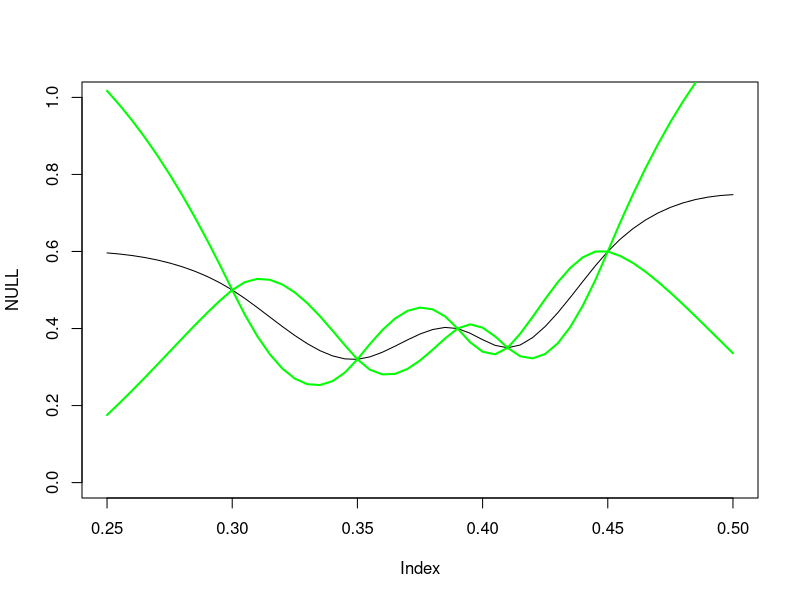
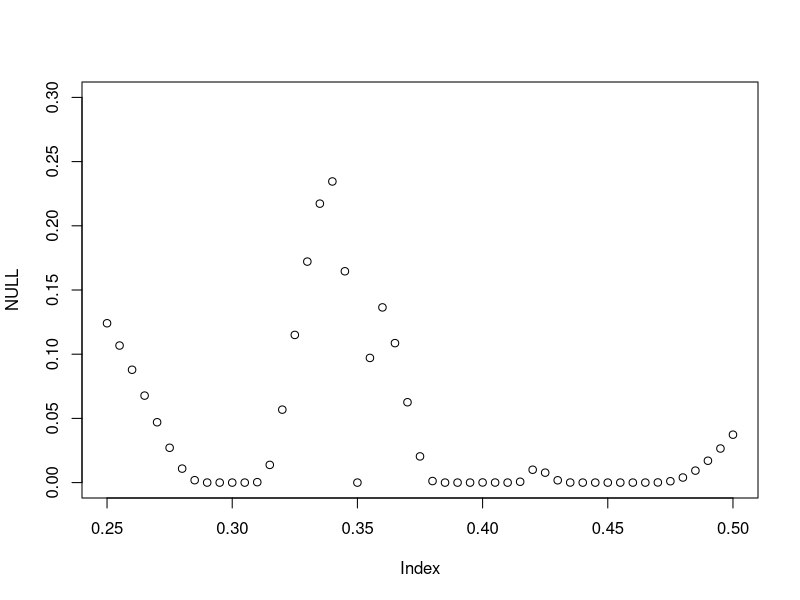
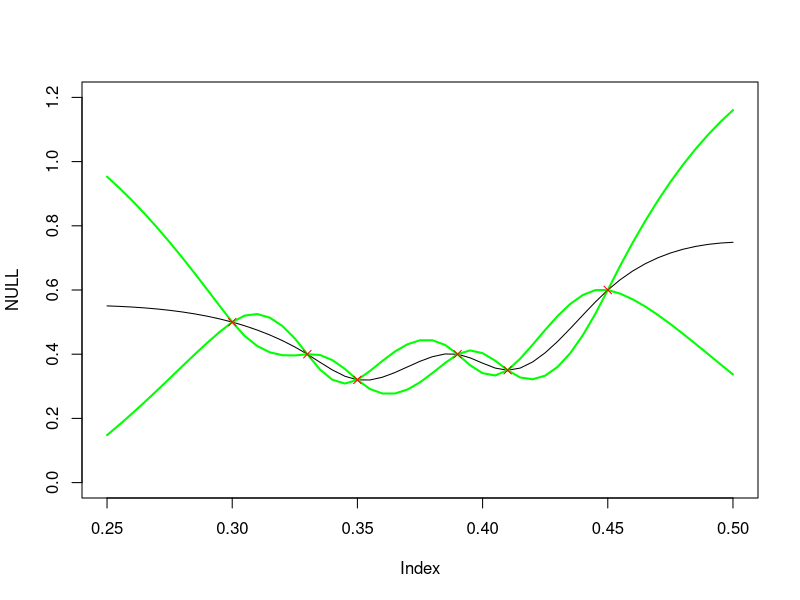
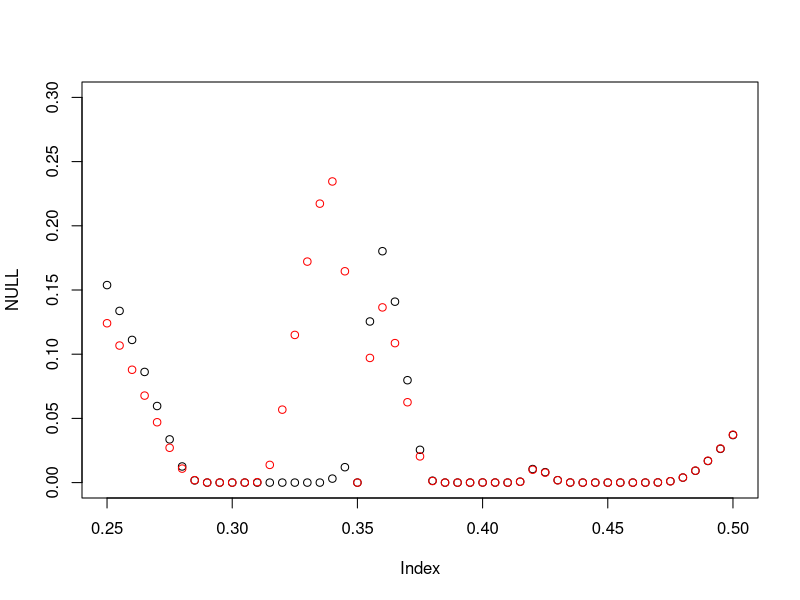

R code for these plots, in order:

#observated theta and y
theta_eval <- c(0.30,0.35,0.39,0.41,0.45)
y_eval <- c(0.5,0.32,0.40,0.35,0.60)

#mean, variance and correlation functions
EY <- function(theta){0.5}
VarY <- function(theta){0.5^2}
CorrY <- function(theta1,theta2){(1+15*abs(theta1-theta2))*exp(-15*abs(theta1-theta2))}

#function to create sigma matrix from theta vector
sigma <- function(x){
  n <- length(x)
  S <- matrix(0,nrow = n,ncol = n,byrow = TRUE)
  
  for (i in 1:n) {
    for (j in 1:n){
      if (i == j){
        S[i,j] <- VarY(x[i])
      }else{
        S[i,j] <- CorrY(x[i],x[j])*0.5^2
      }
    }    
  }
  return(S)
}

#mu and sigma for observed data points
mu_eval <- sapply(theta_eval,EY)
sigma_eval <- sigma(theta_eval)

#gridpoints
theta_grid <- seq(from = 0.25, to = 0.5, by = 0.005 )
mu_grid <- sapply(theta_grid,EY)
sigma_grid <- sigma(theta_grid)


#functions to create conditional mean vector and covariance matrix
mu_c <- function(mu_A, sigma_AB, sigma_BB, x_B, mu_B){
  return(mu_A + sigma_AB%*%solve(sigma_BB)%*%(x_B - mu_B))
}

sigma_c <- function(sigma_AA, sigma_AB, sigma_BB, sigma_BA){
  return(sigma_AA - sigma_AB%*%solve(sigma_BB)%*%sigma_BA)
}
  

#function to create cross-covariance matrix
cross_cov <- function(x_A, x_B){
  n <- length(x_A)
  m <- length(x_B)
  S <- matrix(0,nrow = n,ncol = m,byrow = TRUE)
  
  for (i in 1:n){
    for (j in 1:m){
      S[i,j] = CorrY(x_A[i],x_B[j])*0.5^2
    }
  }
  return(S)
}

  
#sigma_AB, A = grid, B = eval
sigma_AB <- cross_cov(theta_grid, theta_eval)
sigma_BA <- cross_cov(theta_eval, theta_grid)

#mu_grid_c: conditional mean vector of the process at the 51 grid points conditional on the 5 evaluation points
mu_grid_c <- mu_c(mu_grid, sigma_AB, sigma_eval, y_eval, mu_eval)

#sigma_grid_c: conditional covariance matrix of the process at the 51 grid points conditional on the 5 evaluation points
sigma_grid_c <- sigma_c(sigma_grid, sigma_AB, sigma_eval, sigma_BA)
var_grid_c <- diag(sigma_grid_c)
sd_grid_c <- (var_grid_c)^(1/2)


plot(NULL, NULL, xlim = c(0.25, 0.5), ylim = c(0,1))
lines(theta_grid, mu_grid_c)
lines(theta_grid, mu_grid_c + 1.64*sd_grid_c, col = "green", lwd = 2)
lines(theta_grid, mu_grid_c - 1.64*sd_grid_c, col = "green", lwd = 2)



#b) ny

a <- 0.3
cdf_t <- c()

for (i in 1:51){
  cdf_t <- c(cdf_t, pnorm(a, mean = mu_grid_c[i], sd = sd_grid_c[i]))
  
}


plot(NULL, NULL, xlim = c(0.25, 0.5), ylim = c(0,0.3))
#lines(theta_grid, cdf_t)
points(theta_grid, cdf_t)

print(theta_grid[which(cdf_t == max(cdf_t))])

#c) 
theta_eval2 <- c(theta_eval, 0.33)
y_eval2 <- c(y_eval, 0.40)

#mu and sigma for observed data points
mu_eval2 <- sapply(theta_eval2,EY)
sigma_eval2 <- sigma(theta_eval2)

#sigma_AB, A = grid, B = eval
sigma_AB2 <- cross_cov(theta_grid, theta_eval2)
sigma_BA2 <- cross_cov(theta_eval2, theta_grid)

#mu_grid_c: conditional mean vector of the process at the 51 grid points conditional on the 5 evaluation points
mu_grid_c2 <- mu_c(mu_grid, sigma_AB2, sigma_eval2, y_eval2, mu_eval2)

#sigma_grid_c: conditional covariance matrix of the process at the 51 grid points conditional on the 5 evaluation points
sigma_grid_c2 <- sigma_c(sigma_grid, sigma_AB2, sigma_eval2, sigma_BA2)
var_grid_c2 <- diag(sigma_grid_c2)+1e-10
sd_grid_c2 <- (var_grid_c2)^(1/2)

plot(NULL, NULL, xlim = c(0.25, 0.5), ylim = c(0,1.2))
lines(theta_grid, mu_grid_c2)
lines(theta_grid, mu_grid_c2 + 1.64*sd_grid_c2, col = "green", lwd = 2)
lines(theta_grid, mu_grid_c2 - 1.64*sd_grid_c2, col = "green", lwd = 2)
points(theta_eval2, y_eval2, pch = 4, col = "red")


a <- 0.3
cdf_t2 <- c()

for (i in 1:51){
  cdf_t2 <- c(cdf_t2, pnorm(a, mean = mu_grid_c2[i], sd = sd_grid_c2[i]))
  
}


plot(NULL, NULL, xlim = c(0.25, 0.5), ylim = c(0,0.3))
#lines(theta_grid, cdf_t)
points(theta_grid, cdf_t2)
points(theta_grid, cdf_t, col = "red")

print(theta_grid[which(cdf_t2 == max(cdf_t2))])




